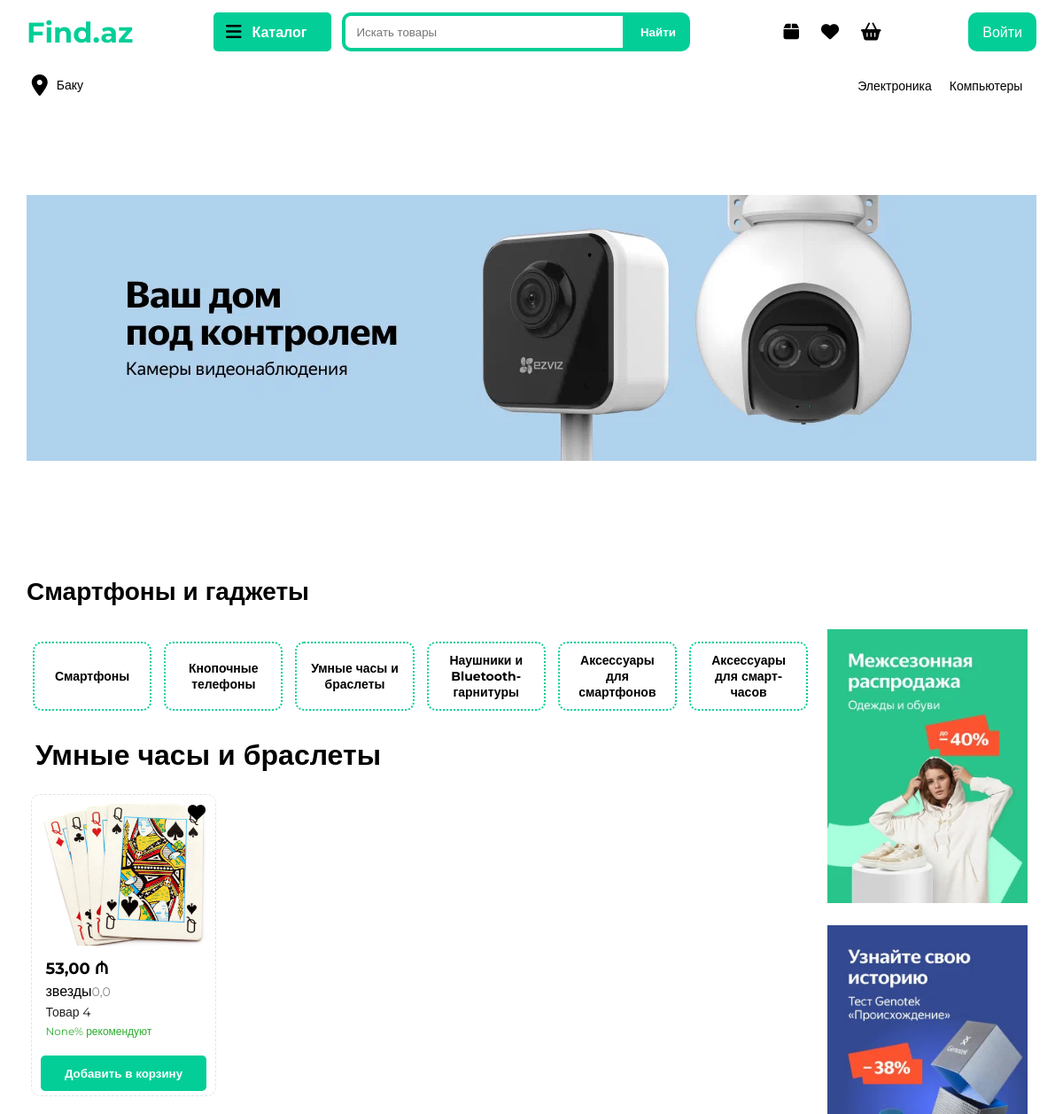
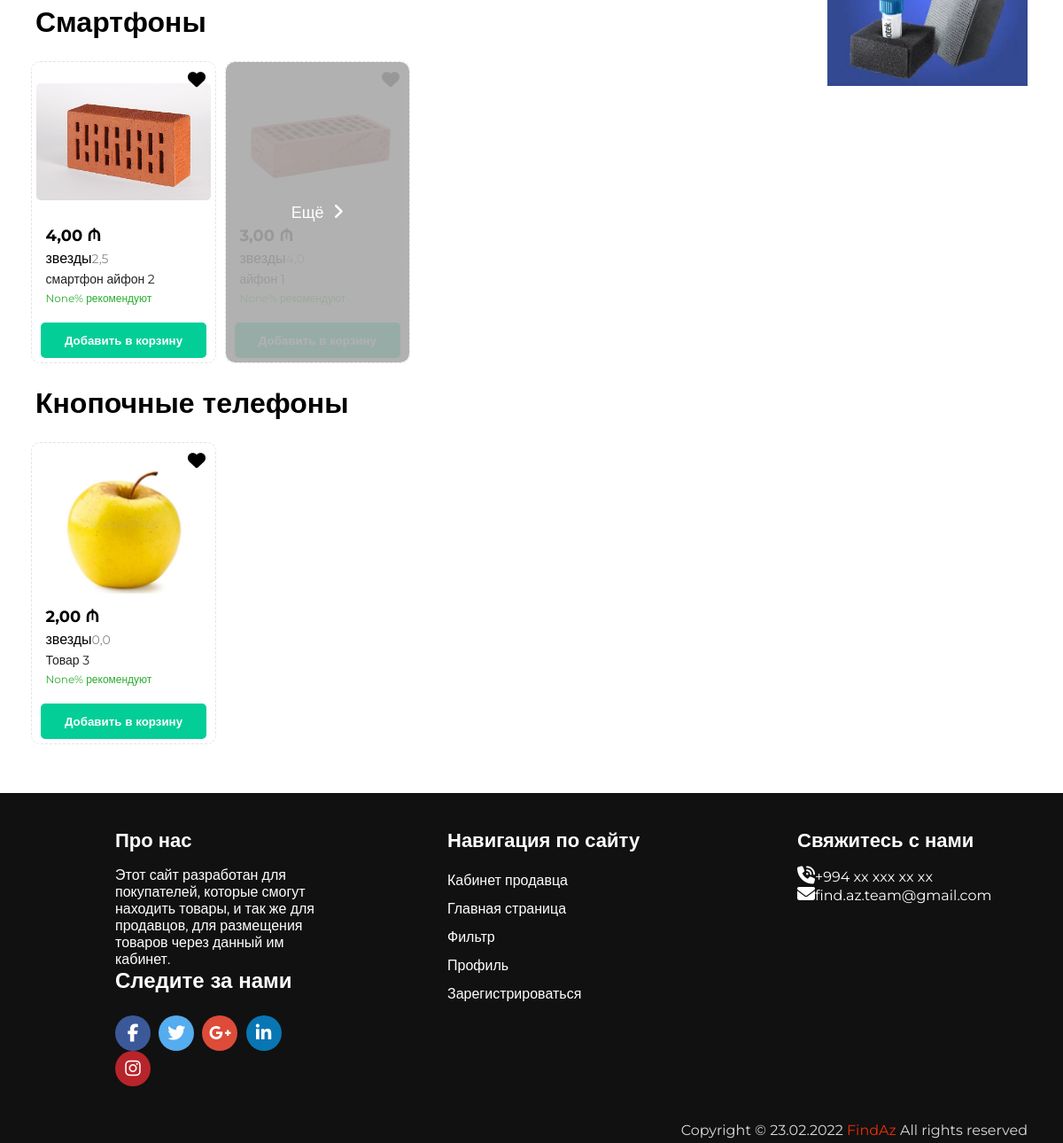
The page / on the database its author committed (2 pictures, top to bottom).
### homepage/models.py (models this page shows, shortened)
class Category(models.Model):
    name = models.CharField(max_length=100, db_index=True, unique=True, verbose_name="Категории")
    slug = models.SlugField(max_length=255, unique=True, db_index=True, verbose_name="URL")
    icon = models.CharField(max_length=255, verbose_name="Класс иконки")
    topic = models.CharField(max_length=255, verbose_name="Класс категории")
    def get_absolute_url(self):
        return reverse('category', kwargs={"catslug": self.slug})
    class Meta:
        verbose_name = "Категория"
        verbose_name_plural = "Категории"
        ordering = ['id']

class PodCat(models.Model):
    name = models.CharField(max_length=100, db_index=True, unique=True, verbose_name="Подкатегория категории")
    slug = models.SlugField(max_length=255, unique=True, db_index=True, verbose_name="URL")
    maincat = models.ForeignKey("Category", on_delete=models.PROTECT, verbose_name="Основная категория")
    def get_absolute_url(self):
        return reverse('podcategory', kwargs={"podcatslug": self.slug})
    class Meta:
        verbose_name = "Подкатегория"
        verbose_name_plural = "ПодКатегории"
        ordering = ['id']

class PodPodCat(models.Model):
    name = models.CharField(max_length=100, db_index=True, unique=True, verbose_name="Подподкатегория категории")
    slug = models.SlugField(max_length=255, unique=True, db_index=True, verbose_name="URL")
    maincat = models.ForeignKey("Category", on_delete=models.PROTECT, verbose_name="Основная категория")
    mainpodcat = models.ForeignKey("PodCat", on_delete=models.PROTECT, verbose_name="Подкатегория основной категории")
    def __str__(self):
        return self.name
    def get_absolute_url(self):
        return reverse('podpodcategory', kwargs={"podpodcatslug": self.slug})
    class Meta:
        verbose_name = "ПодПодкатегория"
        verbose_name_plural = "ПодПодКатегории"
        ordering = ['id']

class Tovar(models.Model):
    title = models.CharField(max_length=255, verbose_name="Название Товара")
    title_small = models.CharField(max_length=255, null=True, verbose_name="Название товара для поиска")
    slug = models.SlugField(max_length=255, unique=True, db_index=True, verbose_name="URL")
    for_adult = models.BooleanField(default=False, verbose_name="Товар для взрослых")
    barcode = models.CharField(max_length=255, verbose_name="Штрих код")
    brand = models.CharField(max_length=255, verbose_name="Бренд или производитель")
    weight = models.CharField(max_length=20, verbose_name="Вес")
    height = models.CharField(max_length=20, verbose_name="Высота")
    width = models.CharField(max_length=20, verbose_name="Ширина")
    length = models.CharField(max_length=20, verbose_name="Длина")
    country_of_origin = models.CharField(max_length=255, verbose_name="Страна производства")
    producer = models.CharField(max_length=255, verbose_name="Изготовитель")
    age_to_use = models.CharField(max_length=255, verbose_name="С какого возраста пользоваться")
    expiration_date_for_meal = models.CharField(max_length=255, verbose_name="Срок годности")
    expiration_date_for_gadgets = models.CharField(max_length=255, verbose_name="Срок службы")
    guarantee_period = models.CharField(max_length=255, verbose_name="Гарантийный период")
    content = models.TextField(verbose_name="Описание Товара")
    content_small = models.TextField(null=True, verbose_name="Описание Товара")
    photo_main = models.ImageField(upload_to=content_file_name, verbose_name="Фото главное")
    photo_1 = models.ImageField(upload_to=content_file_name, verbose_name="Фото 1", blank=True)
    photo_2 = models.ImageField(upload_to=content_file_name, verbose_name="Фото 2", blank=True)
    photo_3 = models.ImageField(upload_to=content_file_name, verbose_name="Фото 3", blank=True)
    photo_4 = models.ImageField(upload_to=content_file_name, verbose_name="Фото 4", blank=True)
    photo_5 = models.ImageField(upload_to=content_file_name, verbose_name="Фото 5", blank=True)
    photo_6 = models.ImageField(upload_to=content_file_name, verbose_name="Фото 6", blank=True)
    photo_7 = models.ImageField(upload_to=content_file_name, verbose_name="Фото 7", blank=True)
    photo_8 = models.ImageField(upload_to=content_file_name, verbose_name="Фото 8", blank=True)
    price = models.DecimalField(max_digits=10, decimal_places=2, verbose_name="Цена")
    price_with_skidka = models.DecimalField(max_digits=10, decimal_places=2, verbose_name="Цена со скидкой")
    time_create = models.DateTimeField(auto_now_add=True, verbose_name="Время создания")
    time_update = models.DateTimeField(auto_now=True, verbose_name="Время загрузки")
    cat = models.ForeignKey('Category', on_delete=models.PROTECT, verbose_name="Категории")
    podcat = models.ForeignKey('PodCat', on_delete=models.PROTECT, verbose_name="Подкатегории")
    podpodcat = models.ForeignKey('PodPodCat', on_delete=models.PROTECT, verbose_name="Подподкатегория")
    properties = models.JSONField(verbose_name="Характеристики в подподкатегории")
    created_by = models.ForeignKey("User", on_delete=models.CASCADE, verbose_name="Кем добавлено")
    open_times = models.SmallIntegerField(default=0, verbose_name="Сколько раз открыто")
    rating = models.FloatField(default=0, verbose_name="Рейтинг")
    comments_count = models.IntegerField(default=0, verbose_name="Кол-во отзывов")
    recommendation = models.SmallIntegerField(null=True, verbose_name="Процент рекомендаций")
    rating_from_user = models.ManyToManyField("User", related_name="rating_user", through="Rating_andComments")
    def get_absolute_url(self):
        return reverse('showtovar', kwargs={"tovarslug": self.slug})
    class Meta:
        verbose_name = "Товар"
        verbose_name_plural = "Товары"
        ordering = ['-time_create']

### homepage/views.py (the view, shortened to what this page needs)
# urls.py: path('', mainhome, name='home'),
def mainhome(request):
    podpodcats = PodPodCat.objects.all()
    spisok = [i.tovar_set.all()[:10] for i in podpodcats]
    paginator = Paginator(spisok, 3)
    if request.method == 'GET':
        categorii = Category.objects.all()
        podcats = PodCat.objects.all()
        tovari = paginator.page(1)
        tovari_li = tovari.object_list
        random.shuffle(tovari_li)
        try:
            fav_user = auth.get_user(request)
            fav_tovari = fav_user.user_favorite.all()
            cart_tovari = fav_user.user_cart.all()
        except:
            fav_user = ""
            fav_tovari = []
            cart_tovari = []
        context = {
            'podcats': tovari_li,
            'categorii': categorii,
            'cats': categorii,
            'pcats': podcats,
            'ppcats': podpodcats,
            'fav_tovari': fav_tovari,
            'fav_tovari_id_list': [i.id for i in fav_tovari],
            'cart_tovari': cart_tovari,
            'cart_tovari_id_list': [i.id for i in cart_tovari],
            'salesman': fav_user,
            'title': 'FindAz - Главная страница'
        }
        return render(request, 'homepage/index.html', context=context)

### homepage/templatetags/homepage_tag.py (called while the page is built)
@register.filter(name='index')
def index(arg):
    r = PodCat.objects.all()[arg]
    return r.podpodcat_set.all()[:6]

@register.filter(name='podcatname')
def name(arg):
    r = PodCat.objects.all()[arg]
    return r.name

### homepage/views.py (called while the page is built)
def is_ajax(request):
    return request.META.get('HTTP_X_REQUESTED_WITH') == 'XMLHttpRequest'

### homepage/templates/homepage/index.html (shortened to what this page needs)
{% extends 'homepage/layout.html' %}
{% load static %}
{% load homepage_tag %}
{% block content %}
	<div class="slayder">
		<img src="{% static 'homepage/img/reklama1.jpg' %}" alt="">
	</div>
	<div class="content">
		<main>
			{% for pc in podcats %}
                {% if  forloop.counter0|index %}
                    <div class="razdel-razdela">
                        <h2>{{ forloop.counter0|podcatname }}</h2>
                        <div class="razdel-razdel-tovari">
                            {% for i in forloop.counter0|index %}
                                <div class="razdel-razdel-tovar">
                                    <a href="{{ i.get_absolute_url }}">
                                        <h4 class="razdel-razdel-name">{{ i.name }}</h4>
                                    </a>
                                </div>
                            {% endfor %}
                        </div>
                    </div>
                {% endif %}
                <div class="complekt-tovarov">
                    <h1>{{ pc.0.podpodcat }}</h1>
                    <div class="tovari">
                        {% for tovar in pc %}
                        <div class="qlavniy-tovar">
                            {% if forloop.last and not forloop.first %}
                                <div class="space">
                                    <a href="{{ tovar.podpodcat.get_absolute_url }}">
                                        <div>Ещё</div>
                                        <div><i class="fas fa-angle-right"></i></div>
                                    </a>
                                </div>
                            {% endif %}
                            <div class="izbranniy-tovar">
                                {% if request.user.is_authenticated %}
                                    <label for="{{ tovar.pk }}" class="{% if tovar in fav_tovari %}red{% endif %}">
                                        <i class="fa-solid fa-heart {{ tovar.pk }}"></i>
                                    </label>
                                    <input name="favorite" style="display: none" class='heart' type="checkbox" id="{{ tovar.pk }}">
                                {% else %}
                                    <i class="fa-solid fa-heart"></i>
                                {% endif %}
                            </div>
                            <a href="{{ tovar.get_absolute_url }}">
                                <div class="qlavniy-tovar-img"><img src="{{ tovar.photo_main.url }}" alt=""></div>
                                <span class="tovar-info">
                                    <div class="chena">{{ tovar.price }} ₼</div>
                                    <div class="reyting">
                                        <div class="zvezda">звезды</div>
                                        <div class="chislo-ochenik">{{ tovar.rating }}</div>
                                    </div>
                                    <div class="tovar-name">{{ tovar.title|truncatewords:10 }}</div>
                                    <div class="rekomenduyemost">{{ tovar.recommendation }}% рекомендуют</div>
                                </span>
                            </a>
                            {% if tovar in cart_tovari %}
                                <div class="button"><input type="button" value="В корзине" class="vkorzine"></div>
                            {% else %}
                                <div class="button"><input type="button" value="Добавить в корзину"></div>
                            {% endif %}
                        </div>
                        {% endfor %}
                    </div>
                </div>
            {% endfor %}
		</main>
		<div class="reklami">
			<div class="reklama">
				<img src="{% static 'homepage/img/r1.webp' %}" alt="">
			</div>
			<div class="reklama">
				<img src="{% static 'homepage/img/r2.webp' %}" alt="">
			</div>
		</div>
    </div>
{% endblock content %}

### homepage/templates/homepage/layout.html (shortened to what this page needs)
{% load static %}
<!DOCTYPE html>
	<html lang="en">
	<head>
		<link rel="stylesheet" type="text/css"  href="{% static 'homepage/css/style-new.css' %}">
	</head>
	<body>
	<header class="desktop-header">
		<div class="pervaya-stupen">
			<div class="logo">
				<div class="logo-text"><a href="{% url 'home' %}">Find.az</a></div>
			</div>
			<div class="poiskovoy-div">
				<div class="katalog" onclick="movekatalog()">
					<div class="katalog-icon"><i class="fa-solid fa-bars"></i></div>
					<div class="katalog-text">Каталог</div>
				</div>
				<div class="poiskovik">
                    <input type="text" placeholder="Искать товары" class="poisk-tovarov">
                    <input type="button" value="Найти">
				</div>
			</div>
			<div class="knopochniy-div">
				<div class="zakazi">
					<a href="{% if request.user.is_authenticated %}{% else %}{% url 'login' %}{% endif %}">
						<div class="zakazi-icon"><i class="fa-solid fa-box"></i></div>
					</a>
				</div>
				<div class="izbrannoe">
					<a href="{% if request.user.is_authenticated %}{% url 'show_favorites' %}{% else %}{% url 'login' %}{% endif %}">
						<div class="izbranoe-icon"><i class="fa-solid fa-heart"></i></div>
					</a>
				</div>
				<div class="korzina">
					<a href="{% if request.user.is_authenticated %}{% url 'show_cart' %}{% else %}{% url 'login' %}{% endif %}">
						<div class="korzina-icon"><i class="fa-solid fa-basket-shopping"></i></div>
					</a>
				</div>
			</div>
			{% if request.user.is_authenticated %}
				<div  class="logo-of-profile-in-mainpg">
					<div class="img">
						<img src="">
					</div>
					<div class="perexodi-iz-mainpg">
						<h4><a href="">{{ user.last_name }} {{ user.first_name }}</a></h4>
						<ul>
                            {% if user.is_seller == True %}
							    <li><a href="{{ salesman.get_absolute_url }}">Профиль</a></li>
                            {% endif %}
							<li><a href="">Настройки</a></li>
                            {% if user.is_seller == True %}
							    <li><a href="{% url 'addtovar' %}">Добавить товар</a></li>
                            {%  endif %}
                            <li><a href="{% url 'logout' %}">Выход</a></li>
						</ul>
					</div>
				</div>
			{% else %}
				<div  class="voyti">
					<a href="{% url 'login' %}">
						<div class="voyti-knopka">
							<div class="voyti-text">Войти</div>
						</div>
					</a>
				</div>
			{% endif %}
		</div>
		<div class="ftoraya-stupen">
			<div class="mesopolojeniye">
				<div class="mesopolojeniye-icon"><i class="fa-solid fa-location-dot"></i></div>
				<div class="mesopolojeniye-qorod">Баку</div>
			</div>
			<div class="top-kateqorii">
				<ul class="spisok-kateqoriy">
                    {% for i in cats %}
                        <li><a href="{{ i.get_absolute_url }}">{{ i.name }}</a></li>
                    {% endfor %}
				</ul>
			</div>
		</div>
	</header>
	{% block content %}
	{% endblock content %}
    <footer>
		<div class="content">
			<div class="left box">
				<div class="upper">
					<div class="topic">Про нас</div>
					<p>Этот сайт разработан для покупателей, которые смогут находить товары, и так же для продавцов, для размещения товаров через данный им кабинет.</p>
				</div>
				<div class="footer-social-link">
				<h3>Следите за нами</h3>
				<ul>
					<li>
						<a href="#">
							<i class="fa fa-facebook"></i>
						</a>
					</li>
					<li>
						<a href="#">
							<i class="fa fa-twitter"></i>
						</a>
					</li>
					<li>
						<a href="#">
							<i class="fa fa-google-plus"></i>
						</a>
					</li>
					<li>
						<a href="#">
							<i class="fa fa-linkedin"></i>
						</a>
					</li>
					<li>
						<a href="#">
							<i class="fa fa-instagram"></i>
						</a>
					</li>
				</ul>
			</div>
			</div>
			<div class="middle box">
				<div class="topic">Навигация по сайту</div>
				<div><a href="{% if user.is_seller == True %}{% url "addtovar" %}{% else %}{% url 'login' %}{% endif %}">Кабинет продавца</a></div>
				<div><a href="{% url "home" %}">Главная страница</a></div>
				<div><a href="{% url "home" %}">Фильтр</a></div>
				<div><a href="{% if user.is_seller == True %}{{ user.get_absolute_url }}{% else %}{% url 'login' %}{% endif %}">Профиль</a></div>
				<div><a href="{% url "register" %}">Зарегистрироваться</a></div>
			</div>
			<div class="right box">
				<div class="topic">Свяжитесь с нами</div>
				<div class="phone">
					<a href="#"><i class="fas fa-phone-volume"></i>+994 xx xxx xx xx</a>
				</div>
				<div class="email">
					<a href="#"><i class="fas fa-envelope"></i>find.az.team@gmail.com</a>
				</div>
			</div>
		</div>
		<div class="bottom">
			<p>Copyright © 23.02.2022 <a href="#">FindAz</a> All rights reserved</p>
		</div>
	</footer>
</body>
</html>

### rows shown on the page
Category: name "Электроника"
Category: name "Компьютеры"
PodPodCat: name "Смартфоны"
PodPodCat: name "Кнопочные телефоны"
PodPodCat: name "Умные часы и браслеты"
PodPodCat: name "Наушники и Bluetooth-гарнитуры"
PodPodCat: name "Аксессуары для смартфонов"
PodPodCat: name "Аксессуары для смарт-часов"
Tovar: podpodcat.name "Умные часы и браслеты", photo_main (picture), price "53,00", rating "0,0", title "Товар 4", recommendation "None"
Tovar: podpodcat.name "Смартфоны", photo_main (picture), price "4,00", rating "2,5", title "смартфон айфон 2", recommendation "None"
Tovar: podpodcat.name "Кнопочные телефоны", photo_main (picture), price "2,00", rating "0,0", title "Товар 3", recommendation "None"
